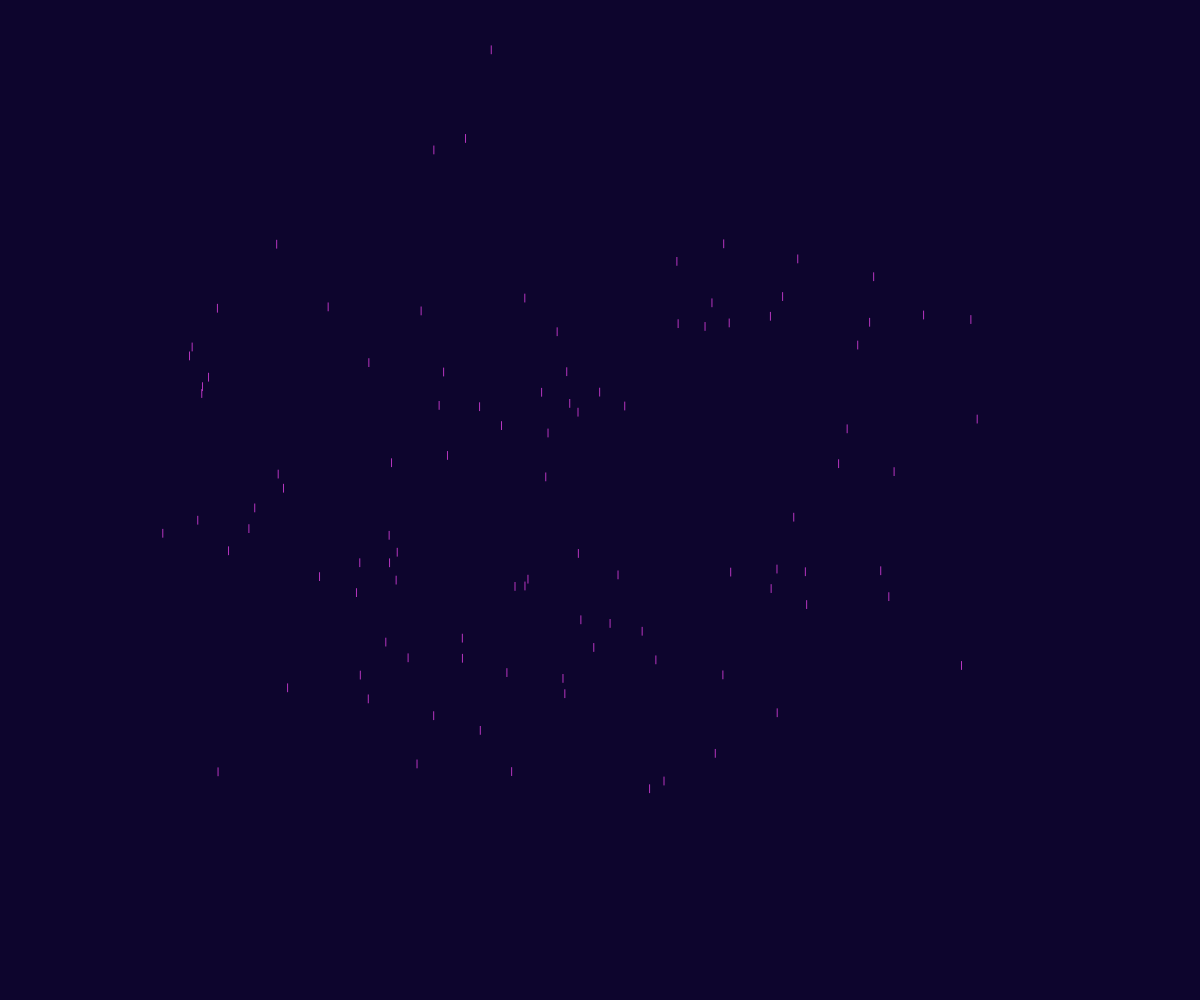
Frame 1 (no input)
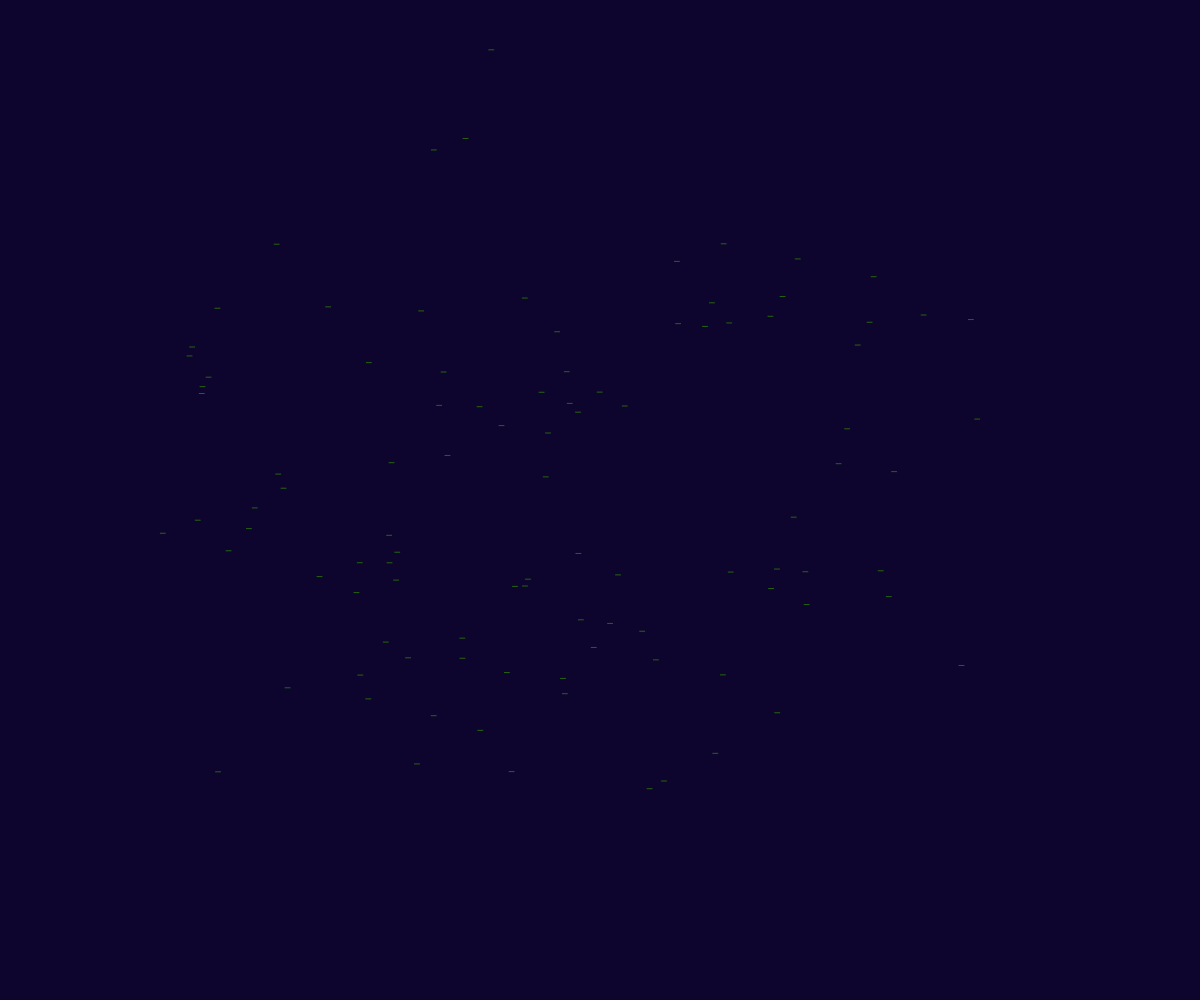
Frame 60 (no input)
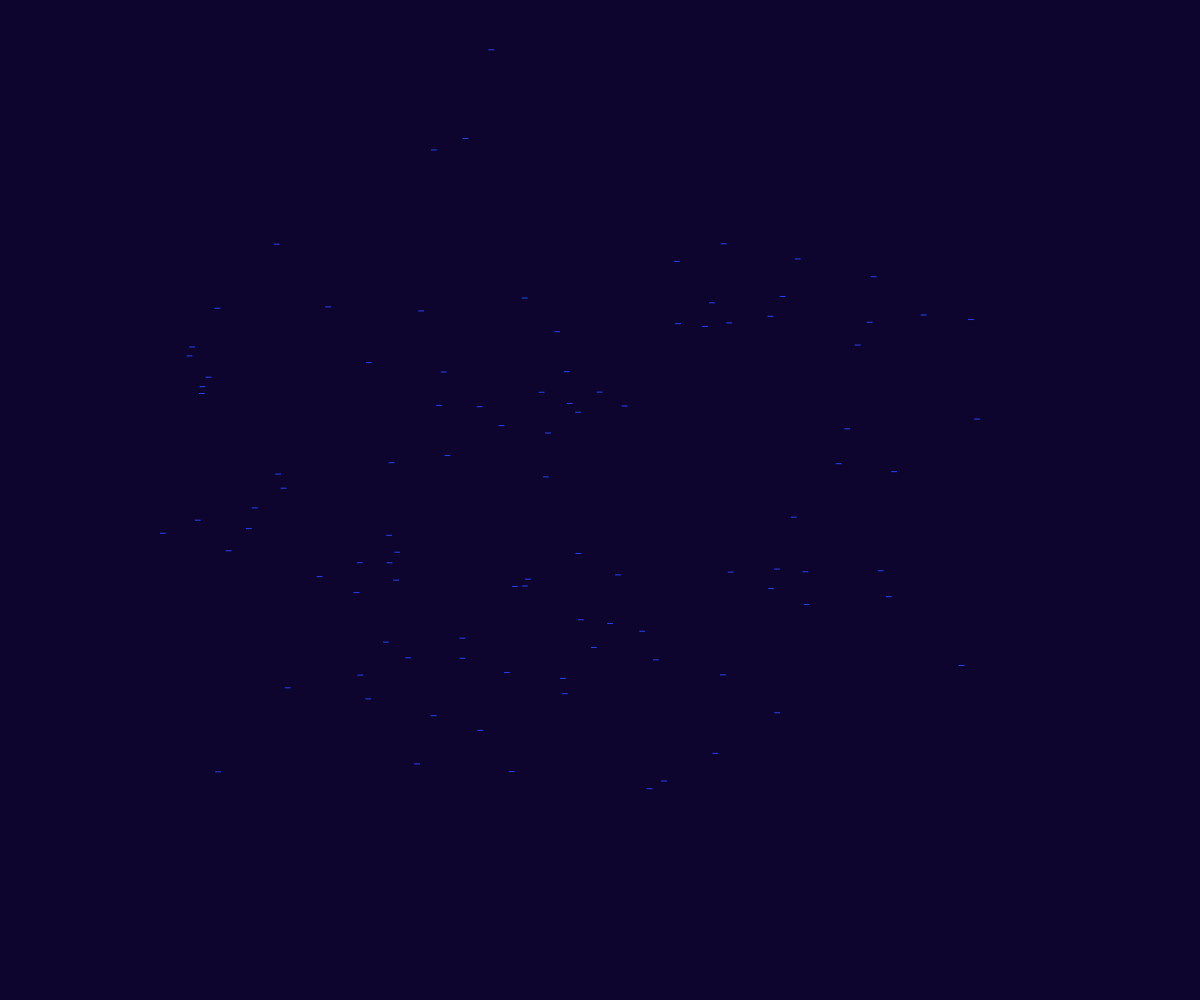
Frame 120 (the mouse pressed at the canvas centre since frame 60)

The p5.js sketch that drew these frames (run headless with seeded random() and noise() and a simulated clock; from frame 60 on, the mouse is pressed at the canvas centre):

// p5.js sketch
// ── sketch.js
//créer une variable="let"//et "!" rend le statement qui suit l'inverse de ce qu'il est
//si réponse à if = oui; alors lignes de code entre accolades seront exécutées, si "non" ; lignes exécutées seront celles dans le "else"
//TRANSLATE SERT A REPOSITIONNER LE "POINT CENTRAL" (0;0) (QUI EST CENSÉ SE TROUVER TT EN HAUT À GAUCHE DE LA FENÊTRE) OÙ TU VEUX
//noise met 'étoie nimp où entre une position x de 0 à 1, same pr y mais de 0 à 2
//counter c'est le nbre d'étoiles


function setup() {
  // put setup code here
    createCanvas(windowWidth, windowHeight);
}

function draw() {
    background (13, 5, 45);
    stroke(random(255), random(255), random(255));
    let counter = 0
    while (counter <100){
        starMaker(noise(2, counter) *width, noise(3, counter) *height, 5, 8);
        counter++
    }   
}   


    //fonction qui va dessiner des étoiles; il faut lui donner des paramètres (positions x, y, largeur w, hauteur h des étoiles)
function starMaker(x, y, w, h){
    push();
    translate(x, y);
    if(frameCount%5==0){   
        line(-w/2, 0, w/2, 0);
    }else{
        line(0, -h/2, 0, h/2);
    }
    pop();
}
